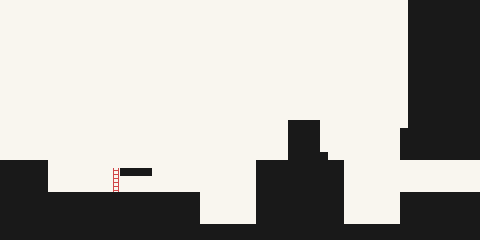

Tiled map render using the project's own tile images. Description and the map definition, with tile-layer contents summarised, below:
An orthogonal 60x30 tile map with 8x8 px tiles, 2 tile layers (BACKGROUND, FOREGROUND), 2 tilesets and 18 objects (2x CHANGE_STAGE, 2x CARGO_LIFT, BLOCK, LEVER, LADDER, ...).

<map version="1.0" orientation="orthogonal" renderorder="right-down" width="60" height="30" tilewidth="8" tileheight="8" nextobjectid="36">
 <tileset firstgid="1" name="placeholder" tilewidth="8" tileheight="8">
  <image source="placeholder.png" width="16" height="32" />
 </tileset>
 <tileset firstgid="9" name="SEWER" tilewidth="8" tileheight="8">
  <image source="tiles_sewer.png" width="40" height="48" />
 </tileset>
 <layer name="BACKGROUND" width="60" height="30">
  <data>[1800 cells, 1800 non-empty, 1 distinct tile ids]</data>
 </layer>
 <objectgroup name="SOLID">
  <object id="17" x="48" y="192" width="152" height="32" />
  <object id="18" x="256" y="160" width="88" height="64" />
  <object id="19" x="288" y="120" width="32" height="40" />
  <object id="20" x="400" y="192" width="80" height="32" />
  <object id="21" x="0" y="160" width="48" height="64" />
  <object id="23" x="120" y="168" width="32" height="8" />
  <object id="24" x="400" y="128" width="80" height="32" />
  <object id="25" x="408" y="0" width="72" height="128" />
  <object id="32" x="320" y="152" width="8" height="8" />
  <object id="33" x="0" y="224" width="480" height="16" />
 </objectgroup>
 <layer name="FOREGROUND" width="60" height="30">
  <data>[1800 cells, 584 non-empty, 2 distinct tile ids]</data>
 </layer>
 <objectgroup name="OBJECTS">
  <object id="11" name="CHANGE_STAGE" x="-8" y="112" width="8" height="48">
   <properties>
    <property name="CONTINUOUS" value="True" />
    <property name="LINK" value="pier_03.tmx" />
   </properties>
  </object>
  <object id="12" name="BLOCK" x="176" y="184" width="8" height="8" />
  <object id="14" name="LEVER" x="144" y="160" width="8" height="8">
   <properties>
    <property name="NAME" value="pier-lever" />
    <property name="ON_PULL" value="self.container.get_name('cargo-a').toggle(); self.container.get_name('cargo-b').toggle()" />
   </properties>
  </object>
  <object id="26" name="LADDER" x="112" y="168" height="24" />
  <object id="28" name="CARGO_LIFT" x="200" y="160">
   <properties>
    <property name="NAME" value="cargo-a" />
   </properties>
   <polyline points="0,0 0,32" />
  </object>
  <object id="29" name="CARGO_LIFT" x="344" y="160">
   <properties>
    <property name="NAME" value="cargo-b" />
   </properties>
   <polyline points="0,0 0,32" />
  </object>
  <object id="34" name="CHANGE_STAGE" x="480" y="160" width="8" height="32">
   <properties>
    <property name="LINK" value="pier_06.tmx" />
   </properties>
  </object>
  <object id="35" name="SHOW_MESSAGE" x="72" y="0" width="8" height="192">
   <properties>
    <property name="MESSAGE" value="'UP' to pull levers\nPush blocks around." />
   </properties>
  </object>
 </objectgroup>
</map>
